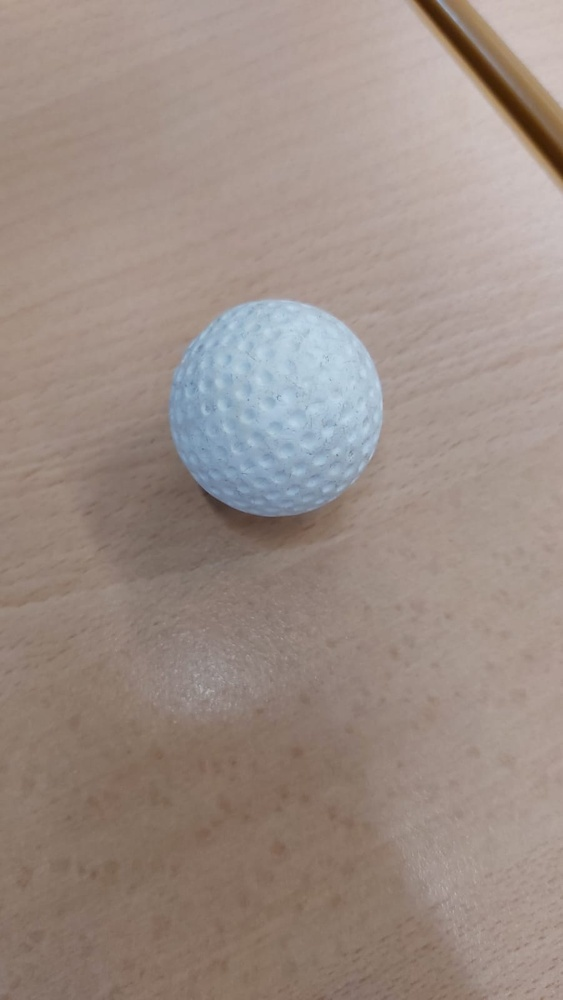
#> input picture BallDetection/test.jpg, 563 x 1000 px, shrunk from 901 x 1600 before the run, given in place of the camera
$ python contures2Coloradded.py
#> lines starting #> are read from the running program, lines starting #| are printed output that depends on the picture; after the words box and inside, x2 and y2 are one past the last pixel; in counts of white or black regions, pixels touching at a corner belong together
#> in main, frame is the input picture: shape (1000, 563, 3); mean B, G, R 133.2, 141.1, 156
#erkennt hindernisse, nachdem alles entfernt wurde, was weiß oder baiche ist
#funktioniert nicht gut

import cv2
import numpy as np

# Funktion zur Konturerkennung und Markierung mit Rechtecken
def detect_objects(frame, min_area=500):
    # Konvertiere das Bild in den HSV-Farbraum
#> called with min_area = 500
    hsv = cv2.cvtColor(frame, cv2.COLOR_BGR2HSV)
#> hsv: shape (1000, 563, 3); mean H, S, V 16.8, 46.9, 158.6

    # Definiere den Farbbereich für weiß bis beige
    lower_color = np.array([0, 0, 180])
    upper_color = np.array([30, 30, 255])

    # Erzeuge eine Maske für den Farbbereich
    mask = cv2.inRange(hsv, lower_color, upper_color)
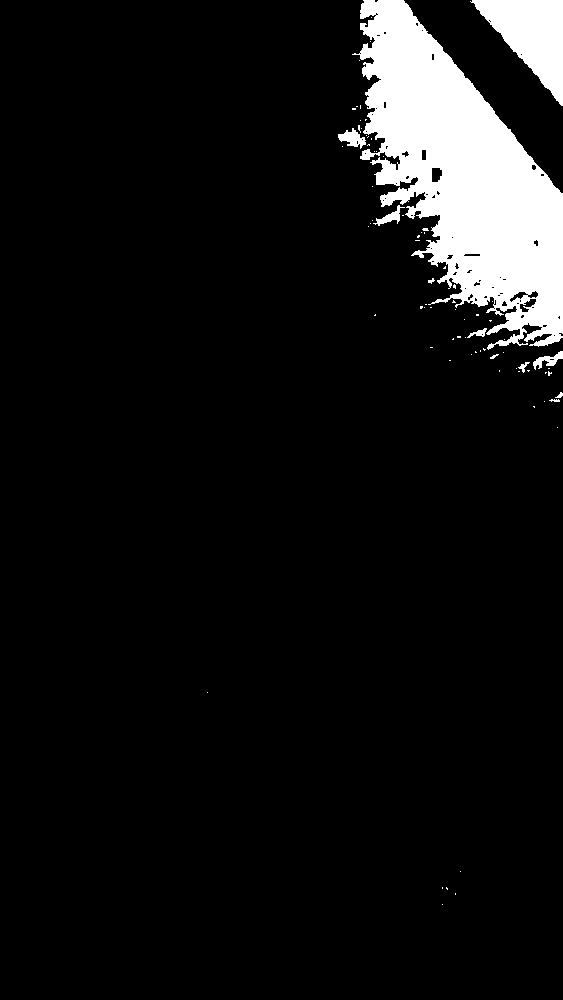
#> mask: shape (1000, 563); 7.7% white; 79 white regions (68 under 20 px), largest, box (x1, y1, x2, y2) and area: (352, 0, 563, 350) 37276, (470, 0, 563, 106) 4988, (338, 128, 366, 149) 300
    cv2.imshow("mask", mask)


    # Wende die inverse Maske auf das Bild an
    result = cv2.bitwise_and(frame, frame, mask=mask)
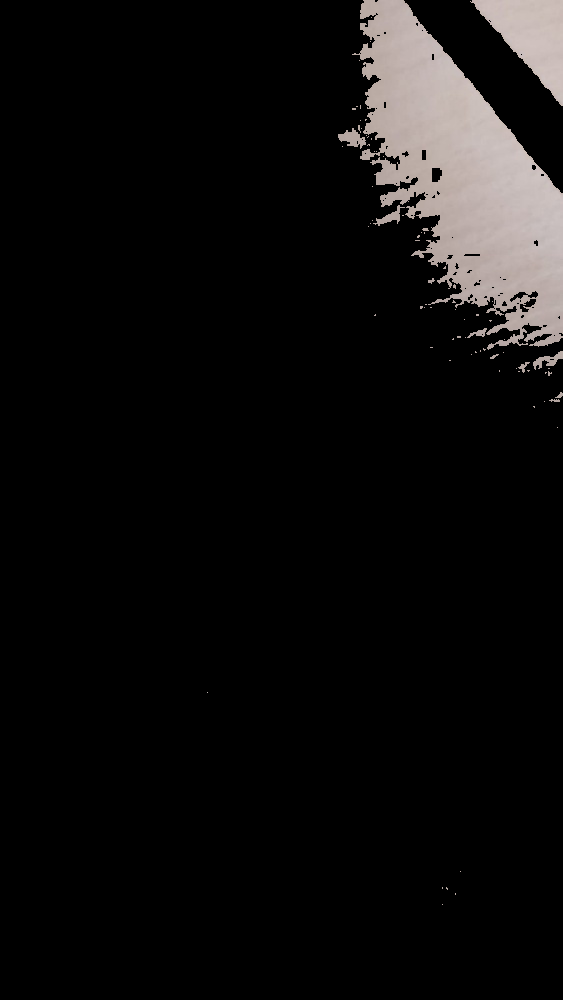
#> result: shape (1000, 563, 3); mean B, G, R 13.5, 13.8, 14.9

    cv2.imshow("after baiche away", result)

    # Konvertiere das Ergebnis in Graustufen
    gray = cv2.cvtColor(result, cv2.COLOR_BGR2GRAY)

    # Wende den Kantendetektor an
    edges = cv2.Canny(gray, 50, 150)
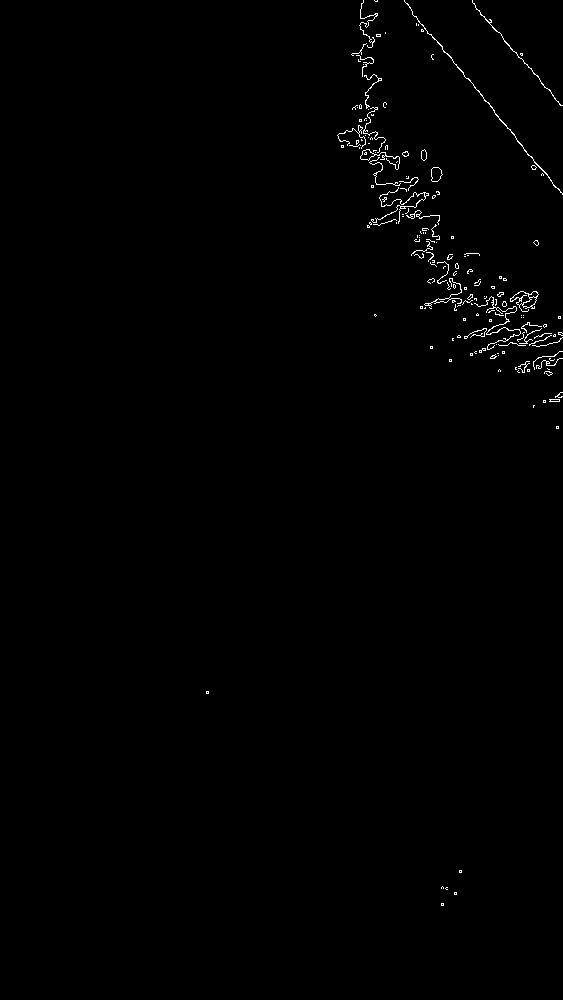
#> edges: shape (1000, 563); 0.63% white in thin lines or dots, all inside (x1, y1, x2, y2) = (206, 0, 563, 906)


    # Finde Konturen im Bild
    contours, _ = cv2.findContours(edges, cv2.RETR_EXTERNAL, cv2.CHAIN_APPROX_SIMPLE)
#> contours = 173 contours, 160 with area under 20; largest, box (x1, y1, x2, y2) and area: (510, 291, 539, 312) 272, (431, 167, 443, 182) 122, (360, 149, 400, 170) 104, (404, 0, 563, 195) 84, (424, 278, 462, 307) 57

    # Durchlaufe alle gefundenen Konturen
    for contour in contours:
        # Berechne das umgebende Rechteck um die Kontur
        x, y, w, h = cv2.boundingRect(contour)

        # Überprüfe, ob das Rechteck die Mindestgröße hat
        if w * h < min_area:
            continue

        # Überprüfe, ob das Rechteck von einem anderen Rechteck umgeben ist
        surrounded = False
        for other_contour in contours:
            if other_contour is not contour:
                other_x, other_y, other_w, other_h = cv2.boundingRect(other_contour)
                if x > other_x and y > other_y and x + w < other_x + other_w and y + h < other_y + other_h:
                    surrounded = True
                    break

        if surrounded:
            continue

        # Zeichne ein Rechteck um die Kontur
        cv2.rectangle(frame, (x, y), (x + w, y + h), (0, 255, 0), 2)
#> this loop made 173 passes
#> (x, y, w, h) on passes 3, 4, 10: (445, 887, 3, 3), (441, 886, 3, 3), (549, 399, 11, 3)
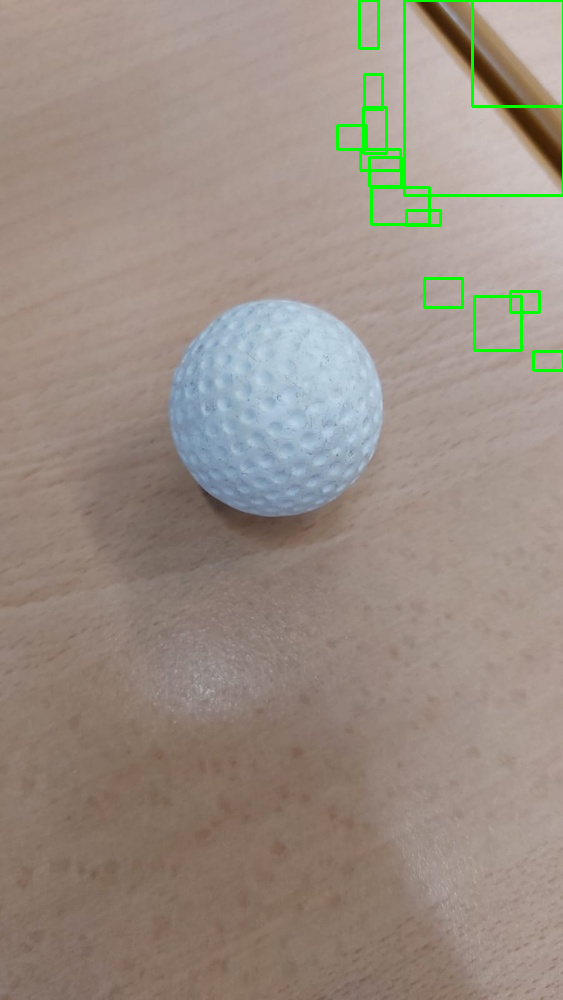
#> frame: shape (1000, 563, 3); 1.14% of pixels changed, all inside (x1, y1, x2, y2) = (336, 0, 563, 372)

    return frame

# Hauptfunktion
def main():
    # Öffne die Kamera
    cap = cv2.VideoCapture(0)

    while True:
        # Lies ein Frame von der Kamera
        ret, frame = cap.read()

        if not ret:
            break

        # Erkenne Objekte und markiere sie mit Rechtecken
        frame_with_boxes = detect_objects(frame)

        # Zeige das Bild mit den markierten Objekten an
        cv2.imshow('Objects Detection', frame_with_boxes)

        # Warte auf eine Taste zum Beenden des Programms
        if cv2.waitKey(1) & 0xFF == ord('q'):
#> (key q is pressed here)
            break

    # Freigabe der Ressourcen
    cap.release()
    cv2.destroyAllWindows()

if __name__ == "__main__":
    main()

$ run again, on BallDetection/balltemplate.jpg
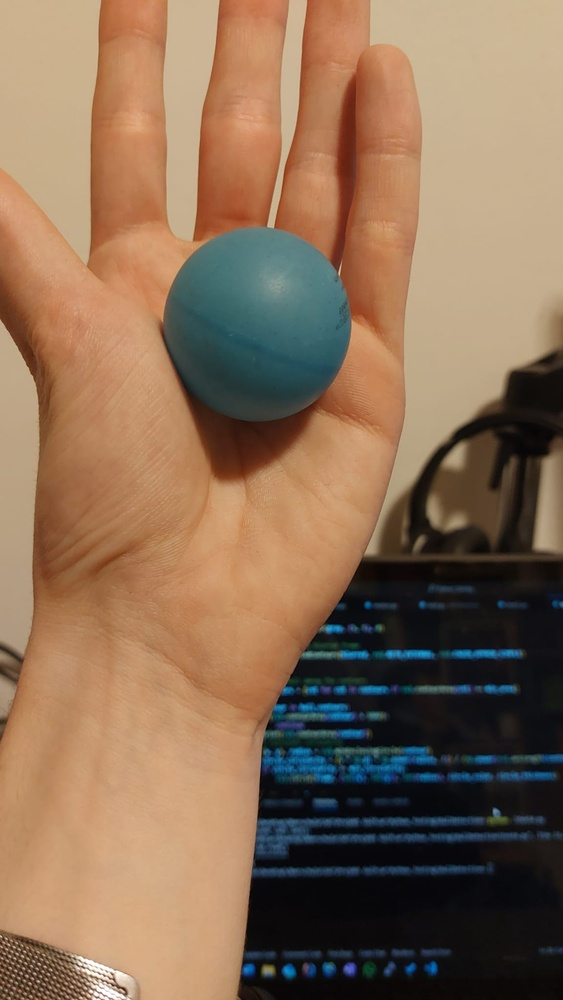
#> input picture BallDetection/balltemplate.jpg, 563 x 1000 px, shrunk from 1153 x 2048 before the run, given in place of the camera
#> in main, frame is the input picture: shape (1000, 563, 3); mean B, G, R 86.1, 110, 137.7
#> hsv: shape (1000, 563, 3); mean H, S, V 36.9, 108.7, 143.1
#> in detect_objects, `mask = cv2.inRange(hsv, lower_color, upper_color)`:
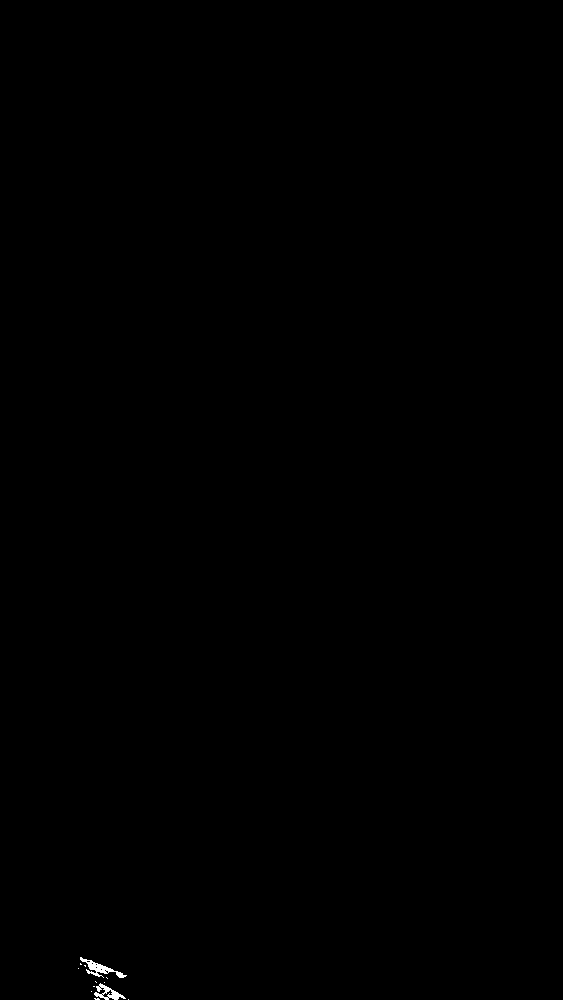
#> mask: shape (1000, 563); 0.1% white; 12 white regions (10 under 20 px), largest, box (x1, y1, x2, y2) and area: (80, 957, 127, 978) 291, (94, 983, 126, 1000) 220
#> edges: shape (1000, 563); 0.07% white in thin lines or dots, all inside (x1, y1, x2, y2) = (77, 957, 130, 1000)
#> contours = 20 contours, 17 with area under 20; largest, box (x1, y1, x2, y2) and area: (80, 957, 127, 978) 52, (93, 983, 126, 998) 40, (94, 992, 116, 1000) 34
#> the loop in detect_objects, `for contour in contours:` made 20 passes
#> (x, y, w, h) on passes 2, 4, 5, 6, 7, 8, 9, 10: (118, 997, 6, 3), (113, 995, 1, 1), (113, 993, 1, 1), (94, 992, 22, 8), (90, 990, 3, 3), (93, 983, 33, 15), (103, 981, 3, 3), (95, 981, 3, 3)
#> after the loop in detect_objects, `for contour in contours:`:
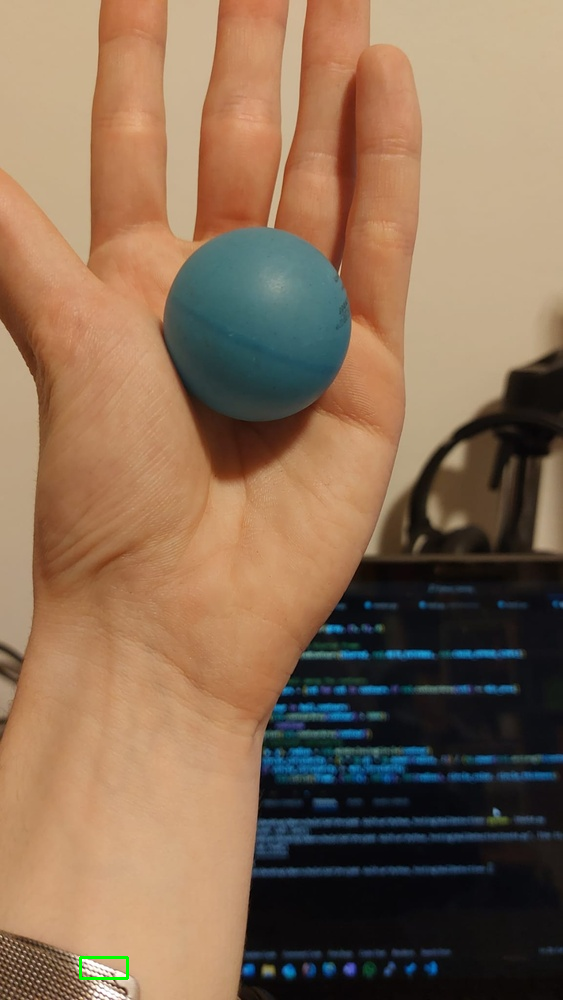
#> frame: shape (1000, 563, 3); 0.07% of pixels changed, all inside (x1, y1, x2, y2) = (79, 956, 129, 980)
